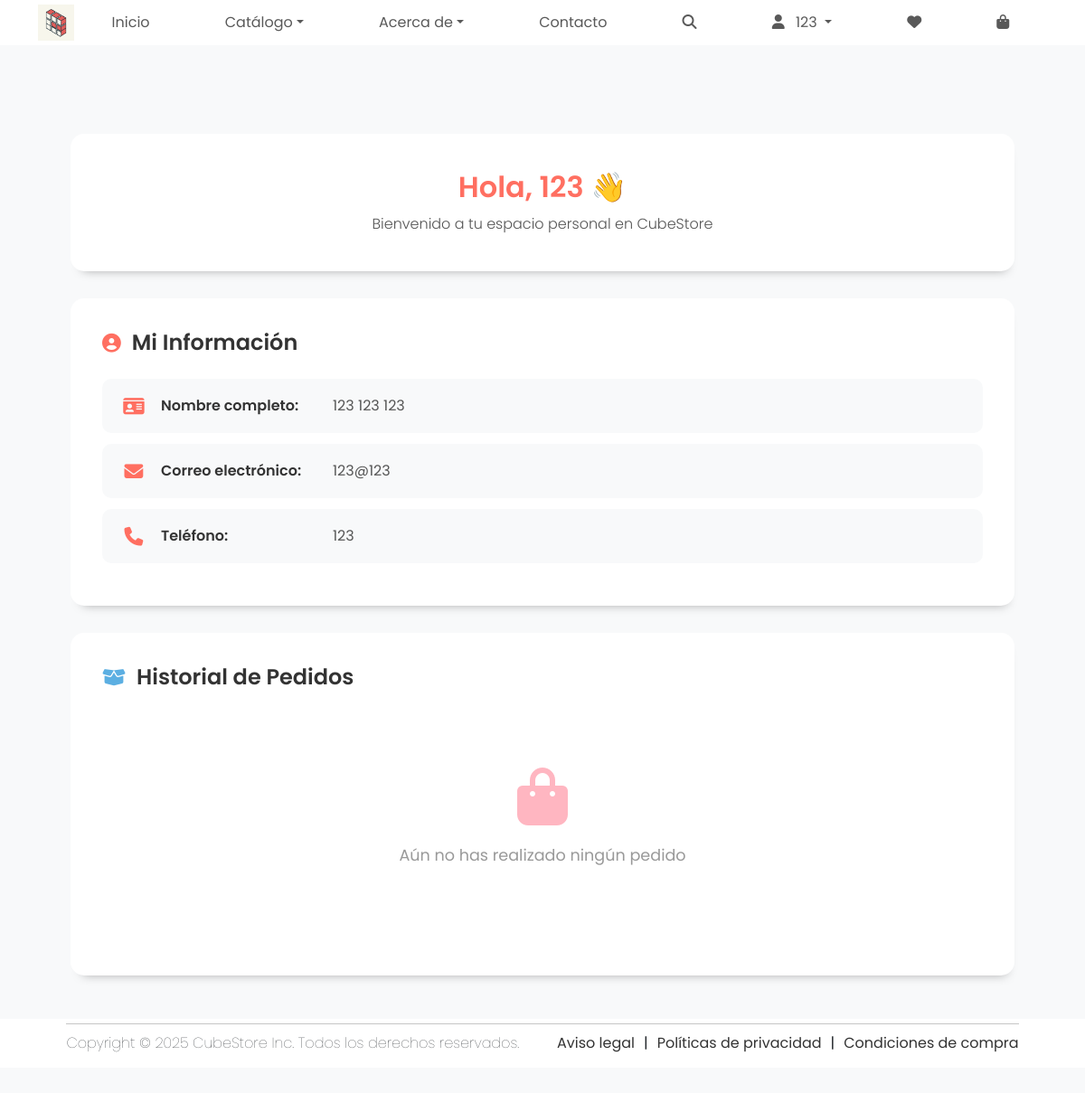
The page /perfil.php (signed in) on the database its author committed.
### tables this page shows
CREATE TABLE `usuarios` (
  `id` int(11) NOT NULL,
  `nombre` varchar(100) NOT NULL,
  `apellido_paterno` varchar(100) DEFAULT NULL,
  `apellido_materno` varchar(100) DEFAULT NULL,
  `correo` varchar(150) NOT NULL,
  `contrasena` varchar(255) NOT NULL,
  `telefono` varchar(20) DEFAULT NULL,
  `fecha_registro` timestamp NOT NULL DEFAULT current_timestamp(),
  `reset_token` varchar(64) DEFAULT NULL,
  `reset_expiry` datetime DEFAULT NULL
);

### perfil.php (the view, shortened to what this page needs)
<?php
include 'Configuraciones/conexion.php';
$usuario_id = $_SESSION['usuario_id'];
$usuario = $conex->query("SELECT nombre, apellido_paterno, apellido_materno, correo, telefono FROM usuarios WHERE id = $usuario_id")->fetch_assoc();
$pedidos = $conex->query("SELECT * FROM pedidos WHERE usuario_id = $usuario_id ORDER BY fecha DESC");
?>
<!DOCTYPE html>
<html lang="es">
<head>
<link rel="stylesheet" href="https://cdn.jsdelivr.net/npm/bootstrap@4.1.3/dist/css/bootstrap.min.css">
<link rel="stylesheet" href="https://cdnjs.cloudflare.com/ajax/libs/font-awesome/6.7.2/css/all.css">
<link href="https://cdnjs.cloudflare.com/ajax/libs/bootstrap/5.3.0/css/bootstrap.min.css" rel="stylesheet">
<link rel="stylesheet" href="css/estilo.css">
</head>
<body>
<nav class="navbar navbar-expand-lg bg-white py-0 fixed-top">
    <div class="container">
      <a class="navbar-brand mx-auto" href="index.php">
        <img src="img/logo.png" alt="CubeStore Logo" height="40" width="40">
      </a>
      <div class="collapse navbar-collapse" id="navbarSupportedContent">
        <ul class="navbar-nav ms-auto d-flex align-items-center justify-content-around w-100">
          <li class="nav-item"><a class="nav-link" href="index.php">Inicio</a></li>
          <li class="nav-item dropdown">
            <a class="nav-link dropdown-toggle" href="#" id="catalogoDropdown" role="button" data-bs-toggle="dropdown">Catálogo</a>
          </li>
          <li class="nav-item dropdown">
            <a class="nav-link dropdown-toggle" href="#" id="acercaDropdown" role="button" data-bs-toggle="dropdown">Acerca de</a>
          </li>
          <li class="nav-item"><a class="nav-link" href="contacto.php">Contacto</a></li>
          <li class="nav-item dropdown">
            <a class="nav-link" href="#" id="searchDropdown"><i class="fa-solid fa-magnifying-glass"></i></a>
          </li>
<li class="nav-item dropdown iconos position-relative">
  <?php if(isset($_SESSION['usuario_id'])): ?>
    <a class="nav-link dropdown-toggle" href="#" id="userDropdown" role="button" data-bs-toggle="dropdown">
      <i class="fa-solid fa-user mr-2"></i> <?= htmlspecialchars($_SESSION['nombre']) ?>
    </a>
  <?php else: ?>
    <a class="nav-link" href="perfiles/iniciosesion.php"><i class="fa-solid fa-user mr-2"></i>Iniciar sesión</a>
  <?php endif; ?>
</li>
          <li class="nav-item">
  <a href="wishlist.php" class="nav-link">
    <i class="fa-solid fa-heart"></i>
  </a>
</li>
          <li class="nav-item iconos position-relative">
  <a class="nav-link" href="carrito.php">
    <i class="fa-solid fa-bag-shopping"></i>
  </a>
        </ul>
      </div>
    </div>
  </nav>
<div class="container p-5" style="margin-top: 100px; padding-bottom: 50px;">
    <div class="profile-header">
        <h2>Hola, <?= htmlspecialchars($usuario['nombre']) ?> 👋</h2>
        <p>Bienvenido a tu espacio personal en CubeStore</p>
    </div>
    <div class="info-card">
        <h3><i class="fa-solid fa-user-circle"></i> Mi Información</h3>
        <div class="info-item">
            <i class="fa-solid fa-id-card"></i>
            <strong>Nombre completo:</strong>
            <span><?= htmlspecialchars($usuario['nombre'] . ' ' . $usuario['apellido_paterno'] . ' ' . $usuario['apellido_materno']) ?></span>
        </div>
        <div class="info-item">
            <i class="fa-solid fa-envelope"></i>
            <strong>Correo electrónico:</strong>
            <span><?= htmlspecialchars($usuario['correo']) ?></span>
        </div>
        <div class="info-item">
            <i class="fa-solid fa-phone"></i>
            <strong>Teléfono:</strong>
            <span><?= htmlspecialchars($usuario['telefono']) ?></span>
        </div>
    </div>
    <div class="orders-section">
        <h3><i class="fa-solid fa-box-open"></i> Historial de Pedidos</h3>
        <?php if($pedidos->num_rows === 0): ?>
            <div class="empty-orders">
                <i class="fa-solid fa-shopping-bag"></i>
                <p>Aún no has realizado ningún pedido</p>
            </div>
        <?php endif; ?>
    </div>
</div>
<footer class="footer">
  <div class="footer-content">
    <p class="text">Copyright © 2025 CubeStore Inc. Todos los derechos reservados.</p>
    <ul class="menu">
      <li class="menu-elem"><a href="" class="menu-icon">Aviso legal</a></li>
      <li>|</li>
      <li class="menu-elem"><a href="" class="menu-icon">Políticas de privacidad</a></li>
      <li>|</li>
      <li class="menu-elem"><a href="" class="menu-icon">Condiciones de compra</a></li>
    </ul>
    <div class="footer-line"></div>
  </div>
</footer>
</body>
</html>

### css/estilo.css (style rules this page uses)
:root { --primary-color: #FF6F61; --blur-radius: 5px; --carousel-height: 400px; --border-radius: 15px; --color-block-hover-scale: 1.1; }
body { font-family: 'Poppins', sans-serif; }
body, a, img { user-select: none; -webkit-user-drag: none; -khtml-user-drag: none; -moz-user-drag: none; -o-user-drag: none; }
.footer { display: flex; justify-content: center; background: #ffffff; padding: 15px 0; position: relative; }
.footer-content { display: flex; align-items: center; gap: 10px; position: relative; }
.footer-line { position: absolute; top: -10px; left: 0; height: 1px; background-color: #c5c5c5; width: 100%; }
.footer ul { list-style: none; display: flex; gap: 10px; margin: 0; }
.footer ul a { color: #333; text-decoration: none; }
p, ul { margin-bottom: 0; font-weight: 100; }

### perfil.php (style rules this page uses)
body { background: #f8f9fa; min-height: 100vh; padding-bottom: 80px; }
li { font-weight: 400; }
.footer { position: relative; bottom: 0; width: 100%; max-width: 100%; }
.profile-header { background: white; border-radius: 15px; padding: 40px; margin-bottom: 30px; box-shadow: 2px 10px 12px -11px #00000059; text-align: center; }
.profile-header h2 { color: #FF6F61; font-size: 2rem; font-weight: 600; margin-bottom: 10px; }
.profile-header p { color: #555; font-size: 1rem; margin: 0; font-weight: 300; }
.info-card { background: white; border-radius: 15px; padding: 35px; margin-bottom: 30px; box-shadow: 2px 10px 12px -11px #00000059; }
.info-card h3 { color: #333; font-size: 1.5rem; margin-bottom: 25px; font-weight: 600; display: flex; align-items: center; gap: 12px; }
.info-card h3 i { font-size: 1.3rem; color: #FF6F61; }
.info-item { display: flex; align-items: center; padding: 18px 20px; margin-bottom: 12px; background: #f8f9fa; border-radius: 10px; transition: all 0.3s ease; }
.info-item i { font-size: 1.3rem; color: #FF6F61; margin-right: 15px; width: 30px; text-align: center; transition: color 0.3s ease; }
.info-item strong { color: #333; margin-right: 10px; font-weight: 600; min-width: 180px; }
.info-item span { color: #555; font-size: 1rem; font-weight: 400; }
.orders-section { background: white; border-radius: 15px; padding: 35px; box-shadow: 2px 10px 12px -11px #00000059; }
.orders-section h3 { color: #333; font-size: 1.5rem; margin-bottom: 25px; font-weight: 600; display: flex; align-items: center; gap: 12px; }
.orders-section h3 i { font-size: 1.3rem; color: #5cafe2ff; }
.empty-orders { text-align: center; padding: 60px 20px; }
.empty-orders i { font-size: 4rem; color: #FFB6C1; margin-bottom: 20px; }
.empty-orders p { font-size: 1.1rem; color: #999; margin-bottom: 25px; font-weight: 400; }

### rows shown on the page
usuarios: nombre "123", nombre+apellido_paterno+apellido_materno "123 123 123", correo "123@123", telefono "123"

### other values the page prints
$_SESSION['nombre'] "123"
